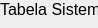
          <widget class="QWidget" name="Tab_Sistemas_Correr_3">
           <property name="geometry">
            <rect>
             <x>0</x>
             <y>0</y>
             <width>98</width>
             <height>28</height>
            </rect>
           </property>
           <attribute name="label">
            <string>Tabela Sistemas Correr</string>
           </attribute>
           <widget class="QTableWidget" name="Tab_Sistemas_Correr_11">
            <property name="geometry">
             <rect>
              <x>0</x>
              <y>34</y>
              <width>2451</width>
              <height>1080</height>
             </rect>
            </property>
            <property name="font">
             <font>
              <pointsize>10</pointsize>
             </font>
            </property>
            <property name="verticalScrollBarPolicy">
             <enum>Qt::ScrollBarAlwaysOn</enum>
            </property>
            <property name="horizontalScrollBarPolicy">
             <enum>Qt::ScrollBarAlwaysOn</enum>
            </property>
            <property name="rowCount">
             <number>21</number>
            </property>
            <property name="columnCount">
             <number>21</number>
            </property>
            <property name="horizontalHeaderLabels" stdset="0">
             <stringlist>
              <string>Sitemas_Correr</string>
              <string>Descricao</string>
              <string>id_sc</string>
              <string>id_orcamento</string>
              <string>id_verc_orcamento</string>
              <string>REF_LE</string>
              <string>DESCRICAO_no_ORCAMENTO</string>
              <string>PLIQ</string>
              <string>MARGEM</string>
              <string>DESCONTO</string>
              <string>UND</string>
              <string>DESP</string>
              <string>CORRESP_ORLA_0_4</string>
              <string>CORRESP_ORLA_1_0</string>
              <string>TIPO</string>
              <string>FAMILIA</string>
              <string>COMP_MP</string>
              <string>LARG_MP</string>
              <string>ESP_MP</string>
              <string>MP</string>
             </stringlist>
            </property>
            <property name="verticalHeaderLabels" stdset="0">
             <stringlist>
              <string>SC_Puxador_Vertical_SPP</string>
              <string>SC_Calha_Superior_SPP</string>
              <string>SC_Calha_Inferior_SPP_1</string>
              <string>SC_Calha_Inferior_SPP_2</string>
              <string>SC_Calha_Porta_Horizontal_H_SPP</string>
              <string>SC_Calha_Porta_Horizontal_Sup_SPP</string>
              <string>SC_Calha_Porta_Horizontal_Inf_SPP</string>
              <string>SC_Painel_Porta_Correr_1</string>
              <string>SC_Painel_Porta_Correr_2</string>
              <string>SC_Painel_Porta_Correr_3</string>
              <string>SC_Painel_Porta_Correr_4</string>
              <string>SC_Espelho_Porta_Correr_1</string>
              <string>SC_Espelho_Porta_Correr_2</string>
              <string>SC_Rodizio_Sup</string>
              <string>SC_Rodizio_Inf</string>
              <string>SC_Acessorio_1</string>
              <string>SC_Acessorio_2</string>
              <string>SC_Acessorio_3</string>
              <string>SC_Acessorio_4_SPP</string>
              <string>SC_Acessorio_5_SPP</string>
             </stringlist>
            </property>
            <row/>
            <row/>
            <row/>
            <row/>
            <row/>
            <row/>
            <row/>
            <row/>
            <row/>
            <row/>
            <row/>
            <row/>
            <row/>
            <row/>
            <row/>
            <row/>
            <row/>
            <row/>
            <row/>
            <row/>
            <row/>
            <column/>
            <column/>
            <column/>
            <column/>
            <column/>
            <column/>
            <column/>
            <column/>
            <column/>
            <column/>
            <column/>
            <column/>
            <column/>
            <column/>
            <column/>
            <column/>
            <column/>
            <column/>
            <column/>
            <column/>
            <column/>
           </widget>
           <widget class="QLabel" name="label_Tab_Sistemas_Correr_11">
            <property name="geometry">
             <rect>
              <x>0</x>
              <y>0</y>
              <width>164</width>
              <height>19</height>
             </rect>
            </property>
            <property name="font">
             <font>
              <pointsize>12</pointsize>
             </font>
            </property>
            <property name="text">
             <string>Tabela Sistemas Correr</string>
            </property>
           </widget>
           <widget class="QPushButton" name="importar_dados_item_tab_sistemas_correr_3">
            <property name="geometry">
             <rect>
              <x>180</x>
              <y>0</y>
              <width>241</width>
              <height>23</height>
             </rect>
            </property>
            <property name="toolTip">
             <string>&lt;html&gt;&lt;head/&gt;&lt;body&gt;&lt;p&gt;Este botão pode importar os dados apenas para o item a orçamentar  para o preenchimento das 4 tabelas em simultaneo&lt;/p&gt;&lt;/body&gt;&lt;/html&gt;</string>
            </property>
            <property name="text">
             <string>Importar Dados Item Tabela Sistemas Correr</string>
            </property>
           </widget>
           <widget class="QPushButton" name="limpar_linha_tab_sistemas_correr_2">
            <property name="geometry">
             <rect>
              <x>790</x>
              <y>0</y>
              <width>321</width>
              <height>23</height>
             </rect>
            </property>
            <property name="text">
             <string>Limpar Linha Selecionada</string>
            </property>
           </widget>
           <widget class="QPushButton" name="guardar_dados_item_orcamento_tab_sistemas_correr_3">
            <property name="geometry">
             <rect>
              <x>440</x>
              <y>0</y>
              <width>341</width>
              <height>23</height>
             </rect>
            </property>
            <property name="toolTip">
             <string>&lt;html&gt;&lt;head/&gt;&lt;body&gt;&lt;p&gt;Este botão guarda na base dados e associado ao num_orc &amp;amp; ver_orc &amp;amp; id_item todas as 4 tabelas com dados preenchidos de linhas e colunas&lt;/p&gt;&lt;/body&gt;&lt;/html&gt;</string>
            </property>
            <property name="text">
             <string>Guardar para este Orcamento Dados Item Sistemas Correr</string>
            </property>
           </widget>
          </widget>
